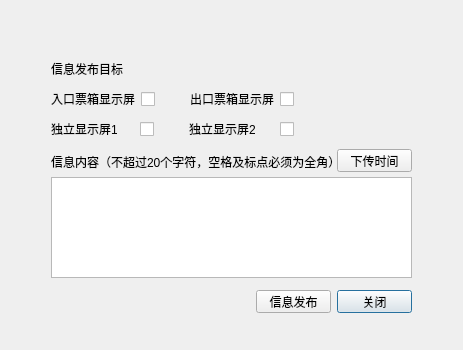
<?xml version="1.0" encoding="UTF-8"?>
<ui version="4.0">
 <class>CLedInfoDialog</class>
 <widget class="QDialog" name="CLedInfoDialog">
  <property name="geometry">
   <rect>
    <x>0</x>
    <y>0</y>
    <width>463</width>
    <height>350</height>
   </rect>
  </property>
  <property name="windowTitle">
   <string>发布显示频信息</string>
  </property>
  <property name="styleSheet">
   <string notr="true">background-image: url(D:/WinParkUI/debug/Image/NewIcon/CommonBG-normal.jpg);</string>
  </property>
  <widget class="QLabel" name="label">
   <property name="geometry">
    <rect>
     <x>51</x>
     <y>61</y>
     <width>191</width>
     <height>16</height>
    </rect>
   </property>
   <property name="styleSheet">
    <string notr="true">background-image:url( );</string>
   </property>
   <property name="text">
    <string>信息发布目标</string>
   </property>
  </widget>
  <widget class="QLabel" name="label_2">
   <property name="geometry">
    <rect>
     <x>51</x>
     <y>91</y>
     <width>84</width>
     <height>16</height>
    </rect>
   </property>
   <property name="styleSheet">
    <string notr="true">background-image:url( );</string>
   </property>
   <property name="text">
    <string>入口票箱显示屏</string>
   </property>
  </widget>
  <widget class="QLabel" name="label_3">
   <property name="geometry">
    <rect>
     <x>190</x>
     <y>91</y>
     <width>84</width>
     <height>16</height>
    </rect>
   </property>
   <property name="styleSheet">
    <string notr="true">background-image:url( );</string>
   </property>
   <property name="text">
    <string>出口票箱显示屏</string>
   </property>
  </widget>
  <widget class="QLabel" name="label_4">
   <property name="geometry">
    <rect>
     <x>51</x>
     <y>121</y>
     <width>66</width>
     <height>16</height>
    </rect>
   </property>
   <property name="styleSheet">
    <string notr="true">background-image:url( );</string>
   </property>
   <property name="text">
    <string>独立显示屏1</string>
   </property>
  </widget>
  <widget class="QLabel" name="label_5">
   <property name="geometry">
    <rect>
     <x>189</x>
     <y>121</y>
     <width>66</width>
     <height>16</height>
    </rect>
   </property>
   <property name="styleSheet">
    <string notr="true">background-image:url( );</string>
   </property>
   <property name="text">
    <string>独立显示屏2</string>
   </property>
  </widget>
  <widget class="QCheckBox" name="chk1">
   <property name="geometry">
    <rect>
     <x>141</x>
     <y>91</y>
     <width>16</width>
     <height>16</height>
    </rect>
   </property>
   <property name="styleSheet">
    <string notr="true">background-image:url( );</string>
   </property>
   <property name="text">
    <string/>
   </property>
  </widget>
  <widget class="QCheckBox" name="chk2">
   <property name="geometry">
    <rect>
     <x>280</x>
     <y>91</y>
     <width>16</width>
     <height>16</height>
    </rect>
   </property>
   <property name="styleSheet">
    <string notr="true">background-image:url( );</string>
   </property>
   <property name="text">
    <string/>
   </property>
  </widget>
  <widget class="QCheckBox" name="chk3">
   <property name="geometry">
    <rect>
     <x>140</x>
     <y>121</y>
     <width>16</width>
     <height>16</height>
    </rect>
   </property>
   <property name="styleSheet">
    <string notr="true">background-image:url( );</string>
   </property>
   <property name="text">
    <string/>
   </property>
  </widget>
  <widget class="QCheckBox" name="chk4">
   <property name="geometry">
    <rect>
     <x>280</x>
     <y>121</y>
     <width>16</width>
     <height>16</height>
    </rect>
   </property>
   <property name="styleSheet">
    <string notr="true">background-image:url( );</string>
   </property>
   <property name="text">
    <string/>
   </property>
  </widget>
  <widget class="QLabel" name="label_6">
   <property name="geometry">
    <rect>
     <x>51</x>
     <y>154</y>
     <width>291</width>
     <height>16</height>
    </rect>
   </property>
   <property name="styleSheet">
    <string notr="true">background-image:url( );</string>
   </property>
   <property name="text">
    <string>信息内容（不超过20个字符，空格及标点必须为全角）</string>
   </property>
  </widget>
  <widget class="QPlainTextEdit" name="edtInfo">
   <property name="geometry">
    <rect>
     <x>51</x>
     <y>177</y>
     <width>361</width>
     <height>101</height>
    </rect>
   </property>
   <property name="styleSheet">
    <string notr="true">background-image:url( );</string>
   </property>
  </widget>
  <widget class="QPushButton" name="btnClose">
   <property name="geometry">
    <rect>
     <x>337</x>
     <y>290</y>
     <width>75</width>
     <height>23</height>
    </rect>
   </property>
   <property name="styleSheet">
    <string notr="true">background-image:url( );</string>
   </property>
   <property name="text">
    <string>关闭</string>
   </property>
  </widget>
  <widget class="QPushButton" name="btnDownload">
   <property name="geometry">
    <rect>
     <x>256</x>
     <y>290</y>
     <width>75</width>
     <height>23</height>
    </rect>
   </property>
   <property name="styleSheet">
    <string notr="true">background-image:url( );</string>
   </property>
   <property name="text">
    <string>信息发布</string>
   </property>
  </widget>
  <widget class="QLabel" name="lblTitle">
   <property name="geometry">
    <rect>
     <x>20</x>
     <y>5</y>
     <width>141</width>
     <height>21</height>
    </rect>
   </property>
   <property name="font">
    <font>
     <weight>75</weight>
     <bold>true</bold>
    </font>
   </property>
   <property name="styleSheet">
    <string notr="true">background-image:url(none);
color: rgb(85, 0, 0);</string>
   </property>
   <property name="text">
    <string/>
   </property>
  </widget>
  <widget class="QPushButton" name="btnDownloadTime">
   <property name="geometry">
    <rect>
     <x>337</x>
     <y>149</y>
     <width>75</width>
     <height>23</height>
    </rect>
   </property>
   <property name="styleSheet">
    <string notr="true">background-image:url( );</string>
   </property>
   <property name="text">
    <string>下传时间</string>
   </property>
  </widget>
  <widget class="QLabel" name="lblClose">
   <property name="geometry">
    <rect>
     <x>423</x>
     <y>6</y>
     <width>30</width>
     <height>15</height>
    </rect>
   </property>
   <property name="text">
    <string/>
   </property>
  </widget>
 </widget>
 <resources/>
 <connections/>
</ui>
